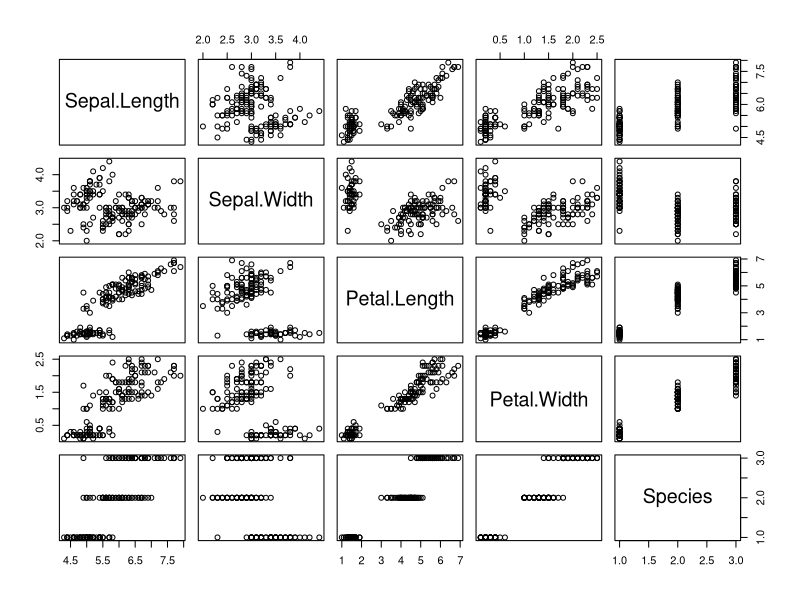
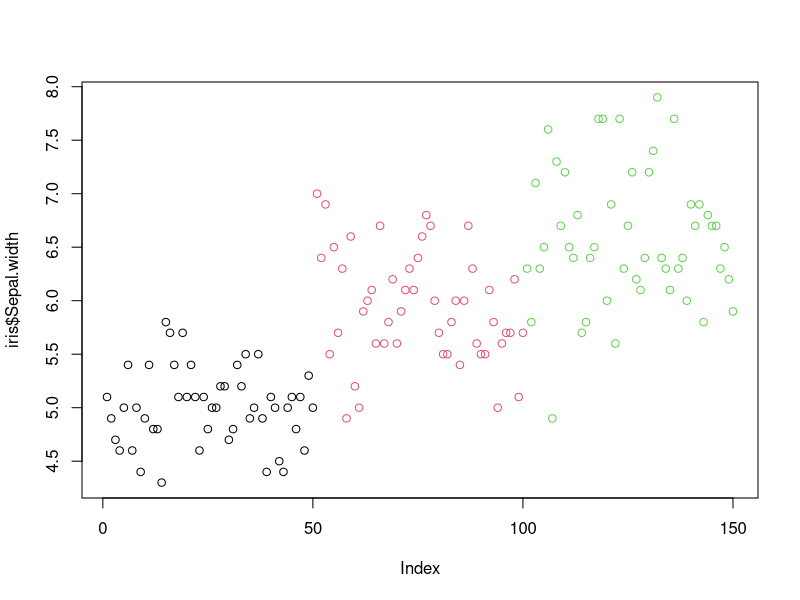
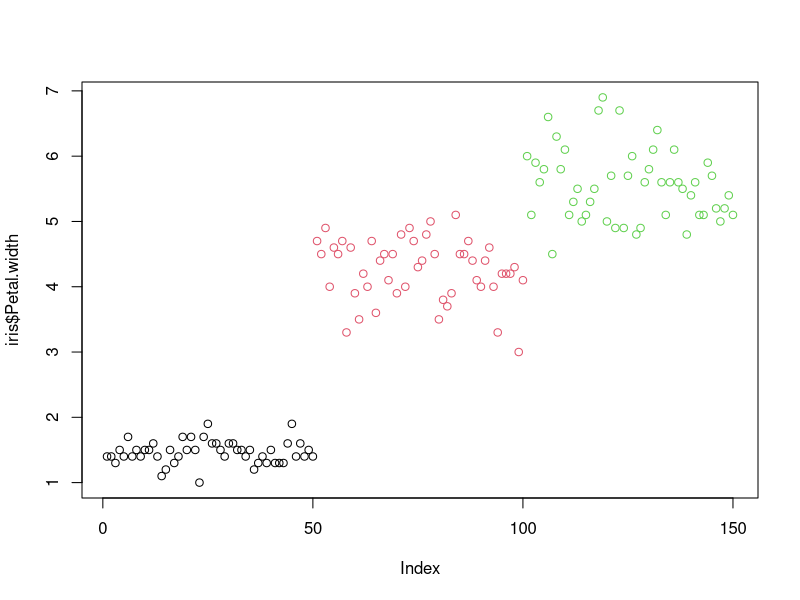
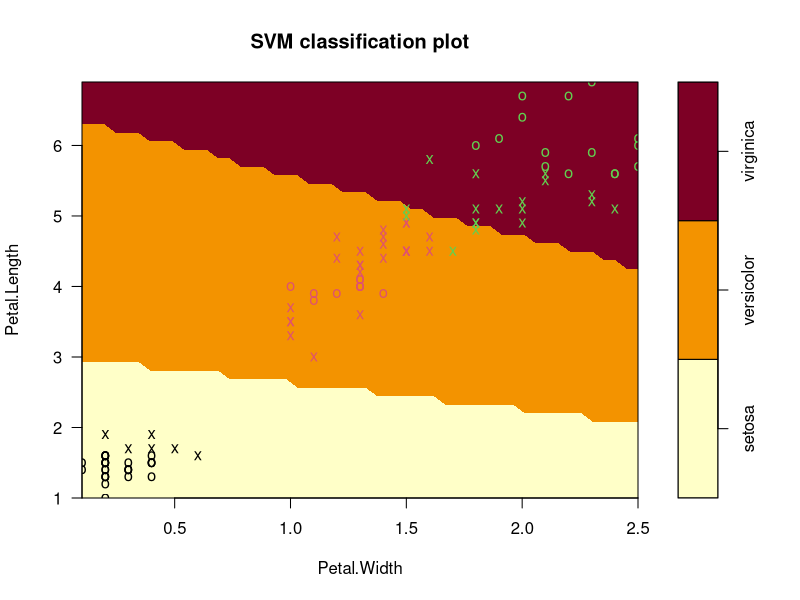
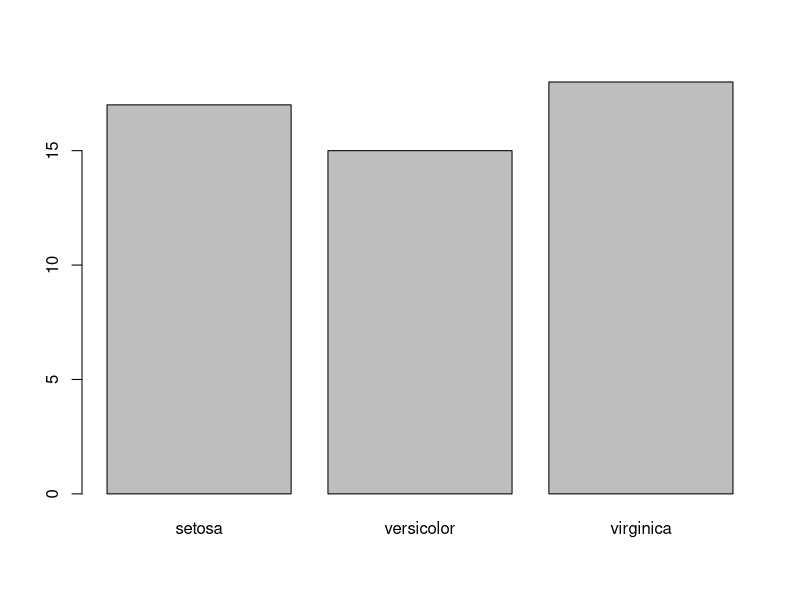

Recreate these plots in R, in order.
library(e1071)

# Plot the entire Iris dataset
plot(iris)
iris

# Plot Sepal dimensions colored by Species
plot(iris$Sepal.Length, iris$Sepal.width, col=iris$Species)

# Plot Petal dimensions colored by Species
plot(iris$Petal.Length, iris$Petal.width, col=iris$Species)

# Randomly sample 100 rows for training, assign the rest to test
s <- sample(150, 100)
col <- c("Petal.Length", "Petal.Width", "Species")
iris_train <- iris[s, col]
iris_test <- iris[-s, col]

# Fit a linear SVM model on the training data
svmfit <- svm(Species ~ ., data = iris_train, kernel = "linear", cost = 0.1, scale = FALSE)
print(svmfit)

# Plot SVM decision boundaries on the training data
plot(svmfit, iris_train[, col])

# Tune the SVM model by searching for the best cost parameter
tuned <- tune(svm, Species ~ ., data = iris_train, kernel = "linear", ranges = list(cost=c(0.001, 0.01, 0.1, 0.1, 10, 100)))
summary(tuned)

# Generate predictions on the test set
p <- predict(svmfit, iris_test[, col], type="class")

# Plot the predicted class labels
plot(p)

# Create a confusion table and calculate accuracy
table(p, iris_test[, 3])
mean(p == iris_test[, 3])
